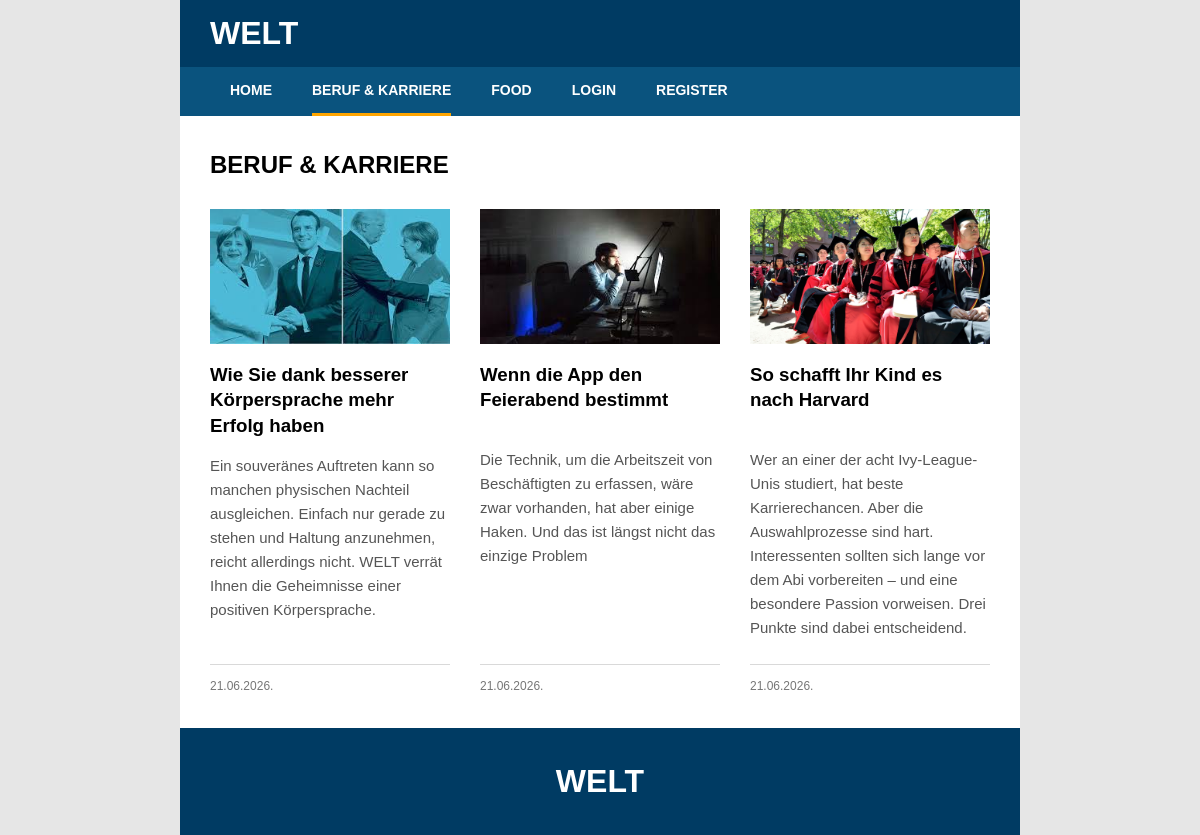
Screenshot of /kategorija.php?kategorija=beruf with the database file from the repository.
### tables this page shows
CREATE TABLE vijesti (
    id INT AUTO_INCREMENT PRIMARY KEY,
    datum DATETIME NOT NULL DEFAULT CURRENT_TIMESTAMP,
    naslov VARCHAR(255) NOT NULL,
    sazetak TEXT NOT NULL,
    tekst TEXT NOT NULL,
    slika VARCHAR(255) NOT NULL,
    kategorija VARCHAR(64) NOT NULL,
    arhiva TINYINT(1) NOT NULL DEFAULT 0
);

### kategorija.php (the view, shortened to what this page needs)
<?php
include 'connect.php';
$kategorija = mysqli_real_escape_string($dbc, $_GET['kategorija']);
$naslovKategorije = '';
if($kategorija == 'beruf') {
    $naslovKategorije = 'BERUF & KARRIERE';
}
elseif($kategorija == 'food') {
    $naslovKategorije = 'FOOD';
    $activePage = 'food';
}
?>
<!DOCTYPE html>
<html lang="en">
<head>
    <link rel="stylesheet" href="style.css">
</head>
<body>
   <header>
        <?php include 'header.php'; ?>
    </header>
<section>
    <h2><?php echo $naslovKategorije; ?></h2>
    <div class="articles">
        <?php
            $query = "SELECT * FROM vijesti
                    WHERE arhiva = 0
                    AND kategorija = '$kategorija'";
            $result = mysqli_query($dbc, $query);
            while($row = mysqli_fetch_array($result)) {
            ?>
                <article>
                    <img src="images-uploaded/<?php echo $row['slika']; ?>" alt="">
                    <h3>
                        <a href="clanak.php?id=<?php echo $row['id']; ?>">
                            <?php echo $row['naslov']; ?>
                        </a>
                    </h3>
                    <p><?php echo $row['sazetak']; ?></p>
                    <span class="date">
                        <?php echo date('d.m.Y.', strtotime($row['datum'])); ?>
                    </span>
                </article>
            <?php
            }
        ?>
    </div>
</section>
    <footer>
        <h1>WELT</h1>
    </footer>
</body>
</html>

### style.css (style rules this page uses)
html { background-color: #e6e6e6; }
body { width: 70%; background-color: white; margin: 0 auto; }
* { margin: 0; padding: 0; box-sizing: border-box; font-family: Arial, sans-serif; }
article { background-color: white; }
header { width: 100%; background-color: #003b63; color: white; }
header h1, footer h1 { color: white; font-size: 32px; padding: 15px 30px; font-family: Arial, sans-serif; }
footer { background-color: #003b63; text-align: center; padding: 20px 0; }
.articles { display: grid; grid-template-columns: repeat(3, 1fr); gap: 30px; }
.articles article { flex: 1; display: flex; flex-direction: column; }
article img { width: 100%; aspect-ratio: 16 / 9; object-fit: cover; display: block; }
article h3, article p, article span { padding: 0; }
section { padding: 35px 30px; }
section h2 { margin-bottom: 30px; }
article span { display: block; margin-top: 28px; padding-top: 14px; border-top: 1px solid #d9d9d9; color: #777; font-size: 12px; }
article h3 { margin-top: 18px; margin-bottom: 16px; font-weight: 600; line-height: 1.35; min-height: 70px; }
article p { font-size: 15px; color: #555; line-height: 1.6; margin-bottom: 24px; min-height: 110px; }
article .date { margin-top: auto; }
.articles article { padding: 0%; }
article h3 a { color: inherit; text-decoration: none; }

### rows the page displays
vijesti: slika (picture), naslov "Wie Sie dank besserer Körpersprache mehr Erfolg haben", sazetak "Ein souveränes Auftreten kann so manchen physischen Nachteil ausgleichen. Einfach nur gerade zu stehen und Haltung anzunehmen, reicht allerdings nicht. WELT verrät Ihnen die Geheimnisse einer positiven Körpersprache.", datum "21.06.2026."
vijesti: slika (picture), naslov "Wenn die App den Feierabend bestimmt", sazetak "Die Technik, um die Arbeitszeit von Beschäftigten zu erfassen, wäre zwar vorhanden, hat aber einige Haken. Und das ist längst nicht das einzige Problem", datum "21.06.2026."
vijesti: slika (picture), naslov "So schafft Ihr Kind es nach Harvard", sazetak "Wer an einer der acht Ivy-League-Unis studiert, hat beste Karrierechancen. Aber die Auswahlprozesse sind hart. Interessenten sollten sich lange vor dem Abi vorbereiten – und eine besondere Passion vorweisen. Drei Punkte sind dabei entscheidend.", datum "21.06.2026."

### other values shown
$naslovKategorije "BERUF & KARRIERE"
